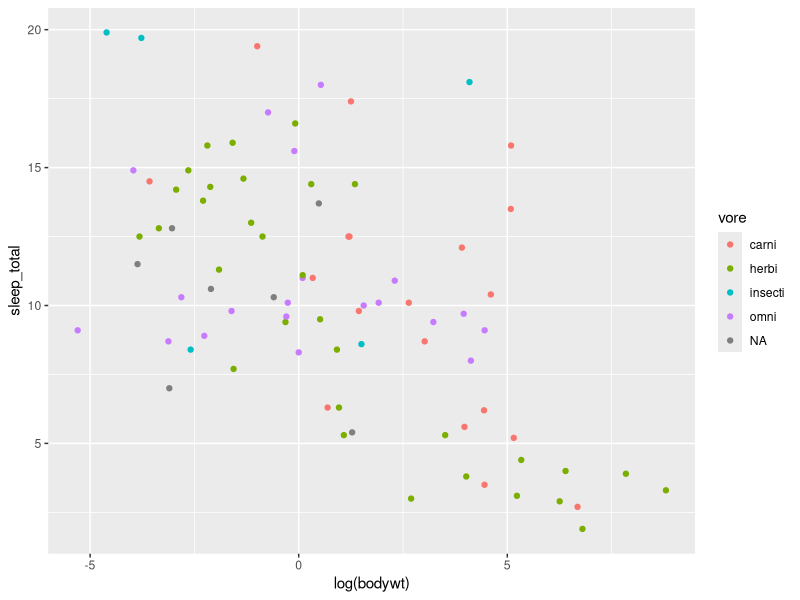
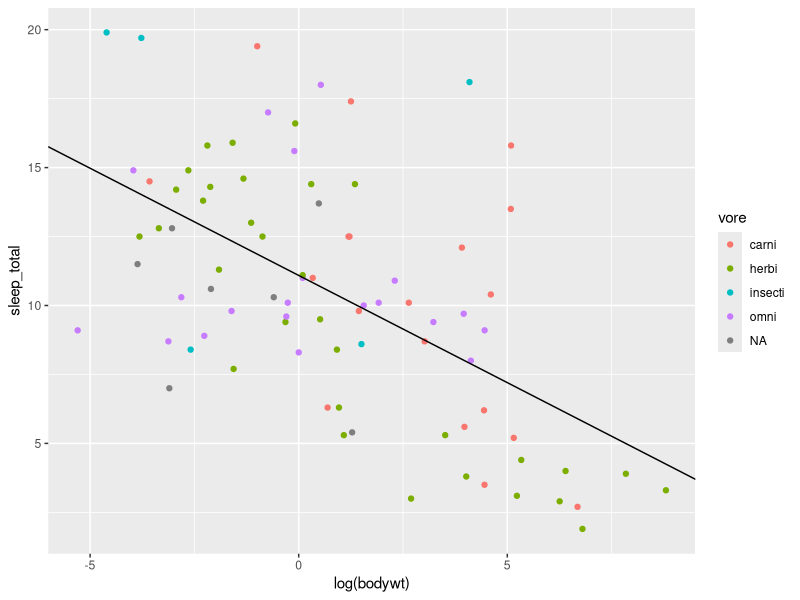
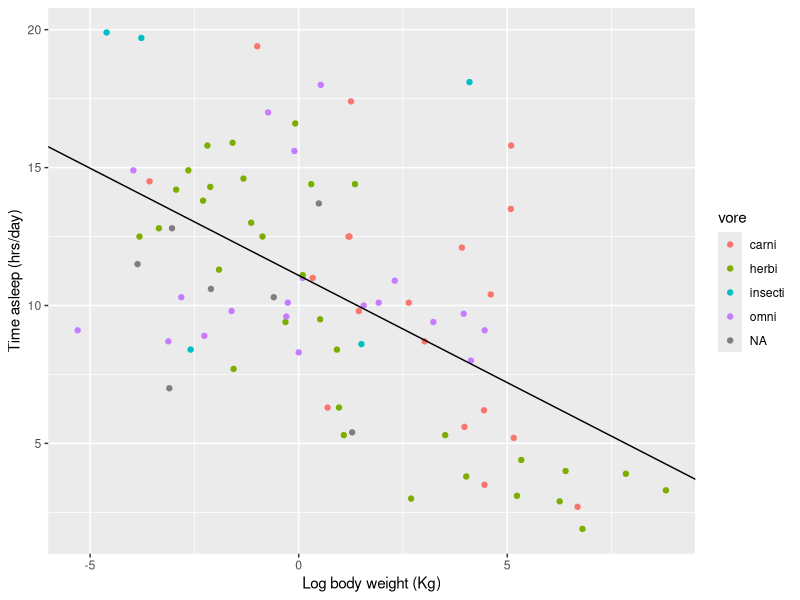
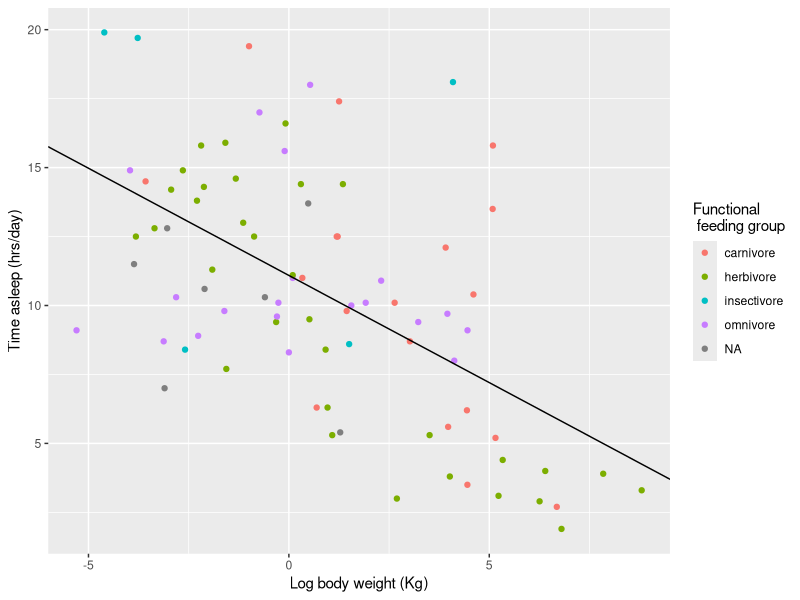
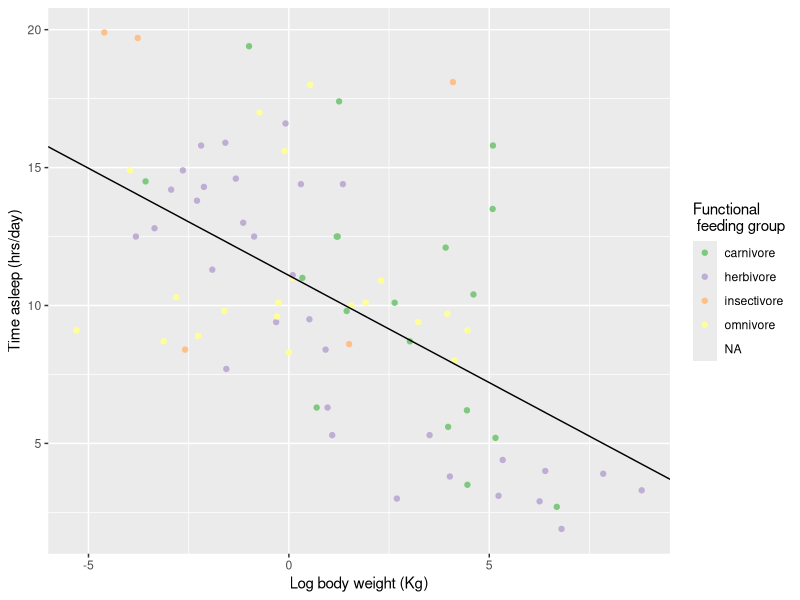
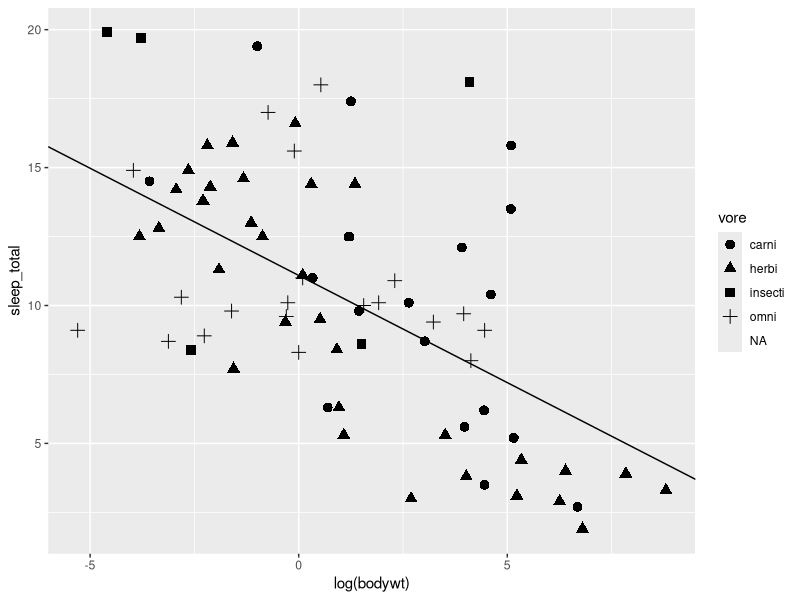
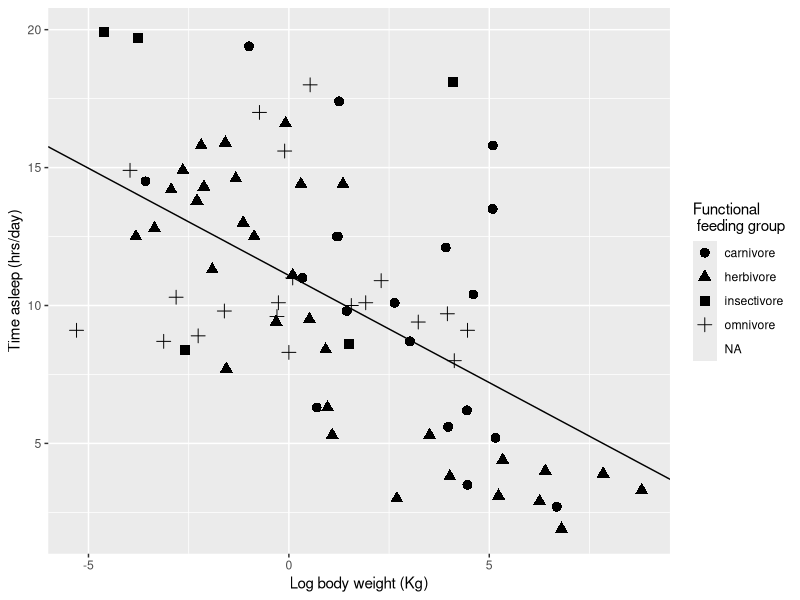
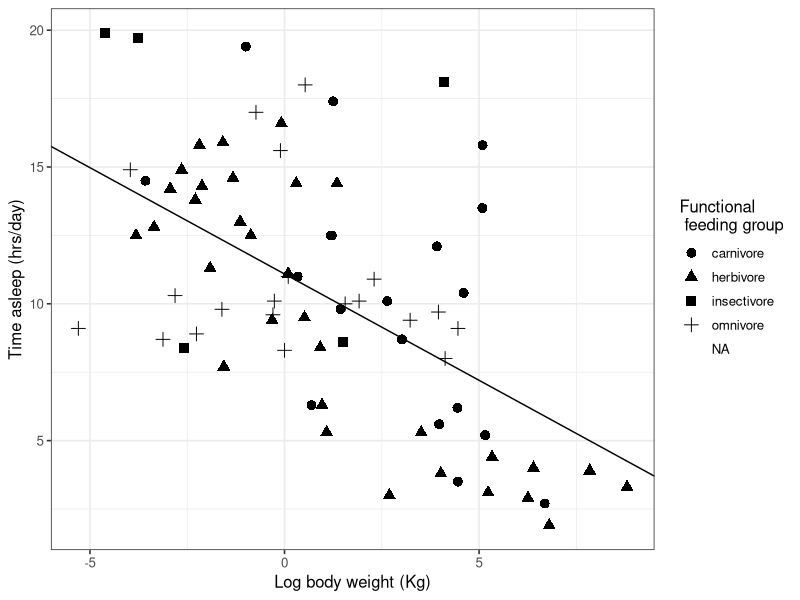

Reproduce these figures in R, in order. (Note: this script raises an error after producing the figures.)
#'% How to format plots for publication using `ggplot2` (with some help from Inkscape)
#'% Rosemary Hartman
#'% 13-11-20 19:51:47
#'
#' ***The following is the code from a presentation made by Rosemary Hartman to 
#' the [Davis R Users' Group](http://www.noamross.net/davis-r-users-group.html). 
#' I've run the code through the `spin` function in `knitr` to produce this post.
#' Download the script to walk through [here](https://gist.github.com/noamross/7576436)***
#' 
#' First, make your plot. I am going to use the data already in R
#' about sleep habits of different animals. It's the same one Noam used for
#' [his intro to ggplot.](http://www.noamross.net/blog/2012/10/5/ggplot-introduction.html)
library(ggplot2)
str(msleep)
#' Let's say we have written a groundbreaking paper on the relationship
#' between body size and sleep time. Therefore, we
#'want to present a plot of the log of body weight by the total sleep time
sleepplot = ggplot(data = msleep, aes(x = log(bodywt), y = sleep_total))+geom_point(aes(color=vore))
sleepplot
#' We made a beautiful model of this relationship
slp = lm(sleep_total ~ log(bodywt), data=msleep)
summary(slp)
#'Let's put the model on the plot
sleepplot = sleepplot + geom_abline(intercept=coef(slp)[1], slope=coef(slp)[2])
sleepplot
#'It's beautiful! I love it! Unfortunately, you want to submit to Science
#' (you might as well aim high), and this is what they say about figures:
#' <http://www.sciencemag.org/site/feature/contribinfo/prep/prep_subfigs.xhtml>
#' 
#' So we have several problems:
#'
#' -   gray background
#' -   Poor labels (need units, capital letters, larger font on axes)
#' -   Poor legend
#' -   Poor color scheme (avoid red and green together, more contrast needed)
#' -   Not correct file format or resolution (want a PDF with at least 600dpi)
#'
#' First make the labels a little more useful.
sleepplot = sleepplot + labs(x="Log body weight (Kg)", y="Time asleep (hrs/day)")
sleepplot

#' Now let's fix the legend.
#' You would think you do this with some sort of "legend" command, but *no*,
#' what you are looking for is "scale". 
sleepplot + scale_color_discrete(name="Functional\n feeding group",
                                             labels = c("carnivore", "herbivore", "insectivore", "omnivore"))
#' If you haven't figured it out yet, putting "`\n`" in a text string gives
#' you a line break. It took me WAY to long to discover that.
#'
#' `ggplot` automatically gives you evenly spaced hues for color variations,
#' but this is not necessarily the best way to get a good contrasting color 
#' scheme. You may want to try `scale_color_brewer` for better contrasts.
#' See <http://colorbrewer2.org> for more information.
sleepplot + scale_color_brewer(name="Functional \n feeding group",
                                             labels = c("carnivore", "herbivore", "insectivore", "omnivore"),
                               type = "qual", palette = 1)

#' Oh, crap! Color figures cost an extra $700 on top of the normal page charges!
#' Let's try something else:
sleepplot2 = ggplot(data = msleep, aes(x = log(bodywt), y = sleep_total)) + 
  geom_point(aes(shape=vore), size=3) + #' This time we will vary the feeding groups by shapes instead of colors
  geom_abline(intercept=coef(slp)[1], slope=coef(slp)[2])
  sleepplot2
#' Now to fix the labels and legend again:
sleepplot2 = sleepplot2 + labs(x="Log body weight (Kg)", y="Time asleep (hrs/day)") +
  #' we will use scale_shape_discrete instead of scale_color_discrete
  scale_shape_discrete(name="Functional \n feeding group",
                       labels = c("carnivore", "herbivore", "insectivore", "omnivore"))
sleepplot2
#' Now, let's work on how the plot looks overall.
#' 
#' ggplot uses "themes" to adjust plot appearence without changes the actual presentation of the data.
sleepplot2 + theme_bw(base_size=12, base_family = "Helvetica")
#' `theme_bw()` will get rid of the background, and gives you options to 
#' change the font. Science recomends Helvetica, wich happens to be R's
#' default, but we will specify it here anyway. 
#'
#' Check out the other fonts out here:
#'
#'    ??postscriptFonts
#'
#' For even more fonts, see the `extrafont` package.
#'
#' Other pre-set themes can change the look of your plot
sleepplot2 + theme_minimal()
sleepplot2 + theme_classic()
#'
#' For more themes,
library(ggthemes)
#' If you want to publish in the Wall Street Journal...
sleepplot2 + theme_wsj()
#' But we want to publish in Science, not the Wall Street Journal, so let's get back to our black and white theme.
sleepplot2 = sleepplot2 + theme_bw(base_size=12, base_family = "Helvetica")
sleepplot2
#' You can't really see the gridlines with the `bw` theme, so we are going to tweak the 
#' pre-set theme using the `theme` function.
#'`theme` allows you to do all kinds of stuff involved with how the plot looks.
#'
#'    ?theme
sleepplot2 + 
  #increase size of gridlines
  theme(panel.grid.major = element_line(size = .5, color = "grey"),
  #increase size of axis lines
  axis.line = element_line(size=.7, color = "black"),
  #Adjust legend position to maximize space, use a vector of proportion
  #across the plot and up the plot where you want the legend. 
  #You can also use "left", "right", "top", "bottom", for legends on t
  #he side of the plot
  legend.position = c(.85,.7),
  #increase the font size
  text = element_text(size=14)) 

#' You can save this theme for later use
science_theme = theme(panel.grid.major = element_line(size = .5, color = "grey"),
                      axis.line = element_line(size=.7, color = "black"),
                         legend.position = c(.85,.7),
                      text = element_text(size=14)) 
sleepplot2 = sleepplot2 + science_theme
sleepplot2

#' That looks pretty good. Now we need to get it exported properly.
#' The instructions say the figure should be sized 
#' to fit in one or two columns (2.3 or 4.6 inches),
#' so we want them to look good at that resolution.
pdf(file = "sleepplot.pdf", width= 6, height = 4, #' see how it looks at this size
    useDingbats=F) #I have had trouble when uploading figures with digbats before, so I don't use them
sleepplot2 #print our plot
dev.off() #stop making pdfs
#'
#' ### A few other tricks to improve the look of your plots:
#'
#' Let's say we are grouping things by categories instead of a regression
sleepcat = ggplot(msleep, aes(x=vore, y=sleep_total,color=conservation)) 
sleepcat + geom_point()
#' It's hard to see what's going on there, so we can jitter the points to make
#'them more visible.
sleepcat + geom_point(position = position_jitter(w=0.1))

#' Maybe this would be better with averages and error bars instead of every point:
library(plyr)
msleepave = ddply(msleep, .(vore, conservation), summarize, meansleep = mean(sleep_total), sdsleep = sd(sleep_total)/sqrt(22))
sleepmean = ggplot(msleepave, aes(x=vore, y = meansleep, color=conservation))
#' Plot it with means and error bars +/- 1 stadard deviation
sleepmean + geom_point() + geom_errorbar(aes(ymax = meansleep + sdsleep, ymin=meansleep + sdsleep), 
                                         width = 0.2)
#' Spread them out, but in an orderly fashion this time, with position_dodge rather than jitter
sleepmean +  geom_point(position = position_dodge(width=.5, height=0), size=2) +
  geom_errorbar(aes(ymax = meansleep + sdsleep, ymin=meansleep - sdsleep), 
                position = position_dodge(width=.5, height=0), width = .5)
#' Note that dodging the points gives the conservation status in the same order for each
#' feeding type category. A little more organized.
#'
#' ### Some other things you might want to do with formatting:
#'
#' Add annotation to the plot
sleepplot2 + annotate("text", label = "R2 = 0.999", x=-4, y=17)
#' Let's put that annotation in italics
sleepplot2 + annotate("text", label = "R2 = 0.999", x=-4, y=17, fontface=3)

#' NOW. Let's put half that annotation in italics, the other half plain,
#' then insert five greek characters and rotate it 90 degrees!
#'
#' OR we can beat our head against a wall until it explodes and
#' export our plot into an actual graphics program.
#'
#' Not everything has to be done in R. 'SVG' files are vector graphic files that can be easily edited in the
#' FREE GUI-based program [Inkscape](http://inkscape.org/).  Make and SVG and you can edit it by hand for final tweaks.
#' Inkscape can also edit and export PDFs.
svg(filename = "sleepplot.svg", width=6, height=4)
sleepplot2
dev.off()